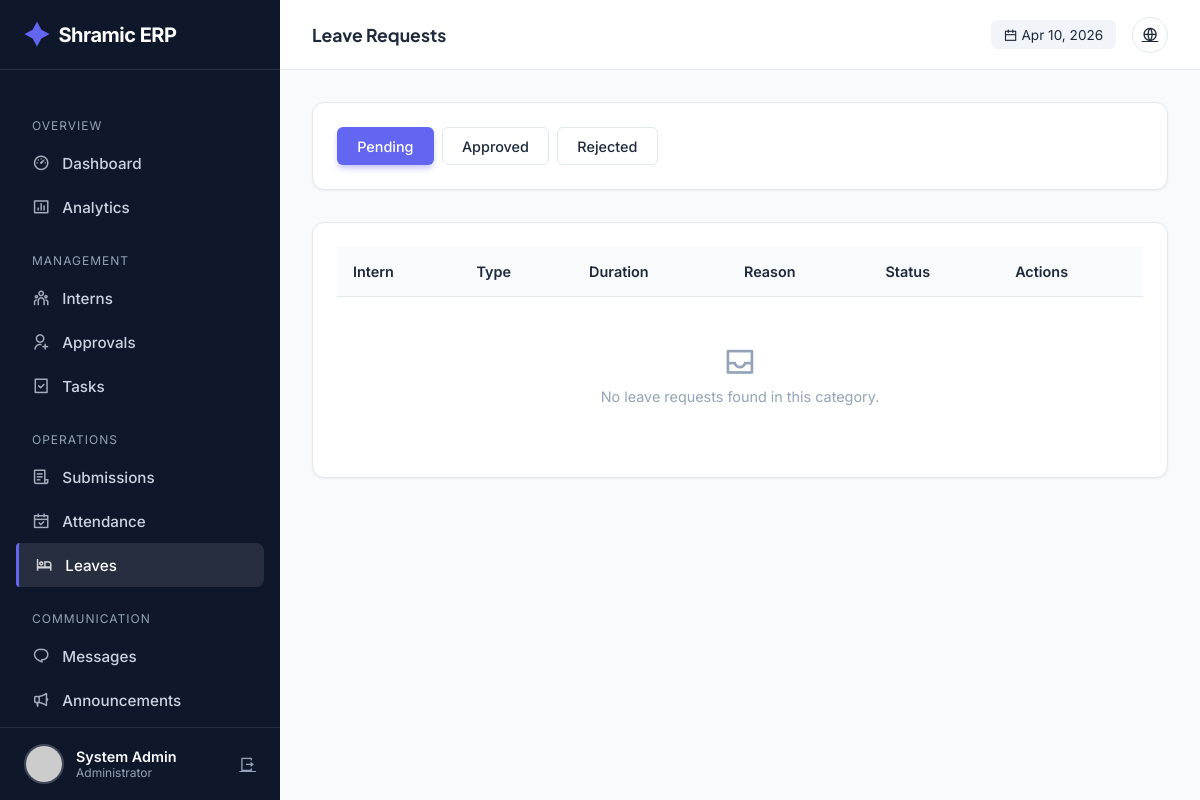
/admin/leaves (signed in), run on an earlier commit of the app's database.
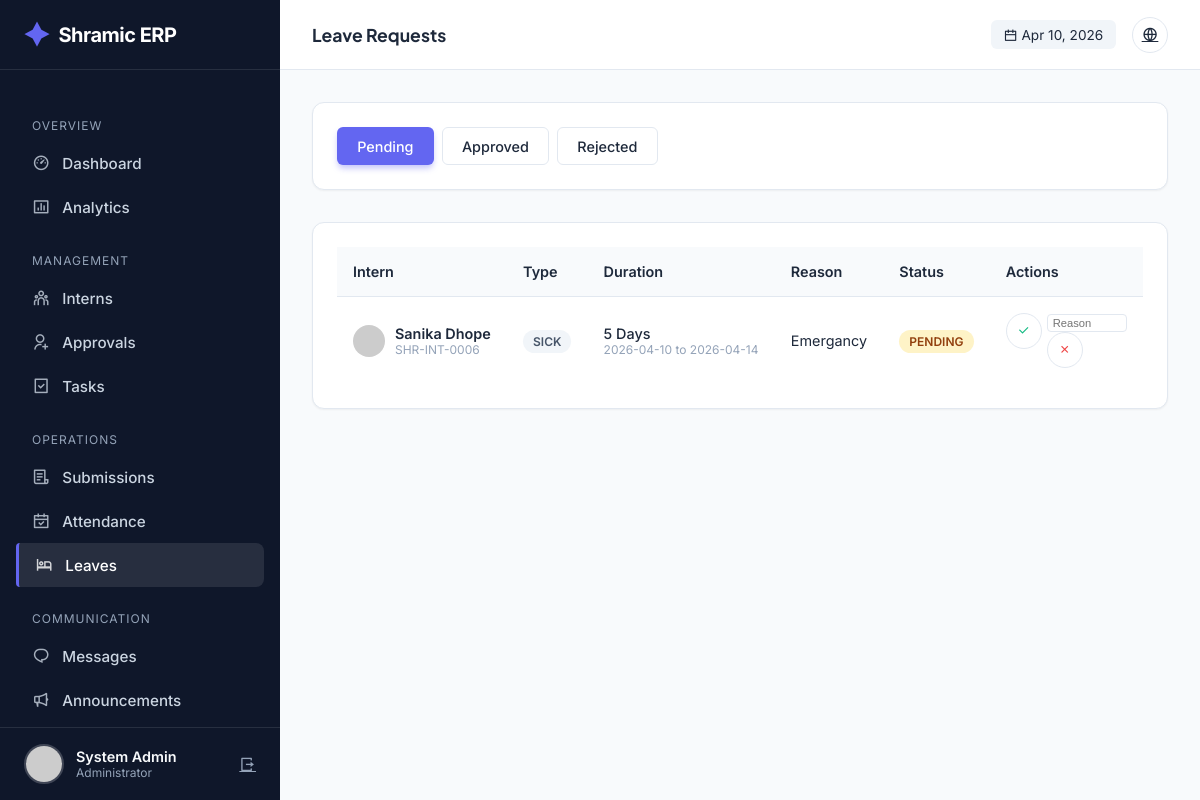
And on a later commit of the database.
### tables this page shows
CREATE TABLE leave_requests (
            id INTEGER PRIMARY KEY AUTOINCREMENT,
            user_id INTEGER,
            leave_type TEXT,
            start_date DATE NOT NULL,
            end_date DATE NOT NULL,
            total_days INTEGER,
            reason TEXT NOT NULL,
            status TEXT DEFAULT 'PENDING',
            reviewed_by INTEGER,
            reviewed_at TIMESTAMP,
            admin_comment TEXT,
            created_at TIMESTAMP DEFAULT CURRENT_TIMESTAMP,
            FOREIGN KEY (user_id) REFERENCES users(id),
            FOREIGN KEY (reviewed_by) REFERENCES users(id)
        );

CREATE TABLE users (
            id INTEGER PRIMARY KEY AUTOINCREMENT,
            intern_id TEXT UNIQUE,
            usn TEXT UNIQUE NOT NULL,
            full_name TEXT NOT NULL,
            phone TEXT NOT NULL,
            email TEXT UNIQUE NOT NULL,
            password_hash TEXT NOT NULL,
            role TEXT NOT NULL,
            photo_url TEXT,
            status TEXT DEFAULT 'PENDING',
            is_admin BOOLEAN DEFAULT 0,
            department TEXT,
            join_date DATE,
            emergency_contact TEXT,
            address TEXT,
            last_login TIMESTAMP,
            login_count INTEGER DEFAULT 0,
            created_at TIMESTAMP DEFAULT CURRENT_TIMESTAMP,
            updated_at TIMESTAMP DEFAULT CURRENT_TIMESTAMP
        );

### app.py (the view)
@app.route('/admin/leaves')
@login_required
@admin_required
def admin_leaves():
    conn = get_db_connection()
    cur = conn.cursor()
    status_filter = request.args.get('status', 'PENDING')
    cur.execute("""
        SELECT l.*, u.intern_id, u.full_name, u.role, u.photo_url
        FROM leave_requests l
        JOIN users u ON l.user_id = u.id
        WHERE l.status = ?
        ORDER BY l.created_at DESC
    """, (status_filter,))
    leave_requests = cur.fetchall()
    conn.close()
    return render_template('admin/leaves.html',
                         leave_requests=leave_requests,
                         current_status=status_filter)

### app.py (called while the page is built)
@app.before_request
def make_session_permanent():
    session.permanent = True
    app.permanent_session_lifetime = timedelta(days=365)
    if current_user.is_authenticated:
        try:
            conn = get_db_connection()
            cur = conn.cursor()
            current_timestamp = format_datetime(get_current_datetime())
            cur.execute("UPDATE users SET updated_at = ? WHERE id = ?",
                       (current_timestamp, current_user.id))
            conn.commit()
            conn.close()
        except:
            pass

def get_db_connection():
    conn = sqlite3.connect(DATABASE)
    conn.row_factory = sqlite3.Row
    return conn

def get_current_datetime():
    return datetime.now(TIMEZONE)

def format_datetime(dt, format_str='%Y-%m-%d %H:%M:%S'):
    if dt is None: return None
    if isinstance(dt, str): return dt
    return dt.strftime(format_str)

@login_manager.user_loader
def load_user(user_id):
    conn = get_db_connection()
    cur = conn.cursor()
    cur.execute("SELECT * FROM users WHERE id = ?", (user_id,))
    user_data = cur.fetchone()
    conn.close()
    return User(dict(user_data)) if user_data else None

### templates/admin/leaves.html (shortened to what the changed rows need)
{% extends "admin/base.html" %} {% block title %}Leave Management{% endblock %}
{% block page_title %}Leave Requests{% endblock %} {% block content %}
<div class="card">
  <div class="table-container">
    <table>
      <thead>
        <tr>
          <th>Intern</th>
          <th>Type</th>
          <th>Duration</th>
          <th>Reason</th>
          <th>Status</th>
          <th>Actions</th>
        </tr>
      </thead>
      <tbody>
        {% for leave in leave_requests %}
        <tr>
          <td>
            <div style="display: flex; align-items: center; gap: 10px">
              <img
                src="{{ url_for('static', filename='uploads/profiles/' + leave.photo_url) if leave.photo_url else 'https://ui-avatars.com/api/?name=' + leave.full_name }}"
                style="width: 32px; height: 32px; border-radius: 50%"
              />
              <div>
                <div style="font-weight: 600">{{ leave.full_name }}</div>
                <div style="font-size: 0.75rem; color: var(--text-light)">
                  {{ leave.intern_id }}
                </div>
              </div>
            </div>
          </td>
          <td>
            <span class="badge badge-neutral">{{ leave.leave_type }}</span>
          </td>
          <td>
            <div style="font-weight: 500">{{ leave.total_days }} Days</div>
            <div style="font-size: 0.75rem; color: var(--text-light)">
              {{ leave.start_date }} to {{ leave.end_date }}
            </div>
          </td>
          <td
            style="
              max-width: 200px;
              white-space: nowrap;
              overflow: hidden;
              text-overflow: ellipsis;
            "
            title="{{ leave.reason }}"
          >
            {{ leave.reason }}
          </td>
          <td>
            <span
              class="badge {% if leave.status == 'PENDING' %}badge-warning{% elif leave.status == 'APPROVED' %}badge-success{% else %}badge-danger{% endif %}"
            >
              {{ leave.status }}
            </span>
          </td>
          <td>
            {% if leave.status == 'PENDING' %}
            <div style="display: flex; gap: 5px">
              <form
                action="{{ url_for('approve_leave', leave_id=leave.id) }}"
                method="POST"
                style="display: inline"
              >
                <button
                  type="submit"
                  class="btn-icon"
                  style="color: var(--success)"
                  title="Approve"
                >
                  <i class="ri-check-line"></i>
                </button>
              </form>
              <form
                action="{{ url_for('reject_leave', leave_id=leave.id) }}"
                method="POST"
                style="display: inline"
              >
                <input
                  type="text"
                  name="admin_comment"
                  placeholder="Reason"
                  required
                  style="
                    padding: 2px 5px;
                    font-size: 0.7rem;
                    width: 80px;
                    border: 1px solid var(--border);
                    border-radius: 4px;
                  "
                />
                <button
                  type="submit"
                  class="btn-icon"
                  style="color: var(--danger)"
                  title="Reject"
                >
                  <i class="ri-close-line"></i>
                </button>
              </form>
            </div>
            {% else %}
            <span style="font-size: 0.8rem; color: var(--text-light)"
              >Reviewed</span
            >
            {% endif %}
          </td>
        </tr>
        {% else %}
        <tr>
          <td
            colspan="6"
            style="text-align: center; padding: 3rem; color: var(--text-light)"
          >
            <i
              class="ri-inbox-line"
              style="font-size: 2rem; display: block; margin-bottom: 0.5rem"
            ></i>
            No leave requests found in this category.
          </td>
        </tr>
        {% endfor %}
      </tbody>
    </table>
  </div>
</div>
{% endblock %}

What changed in the data, as far as the page shows it:
added leave_requests: full_name "Sanika Dhope", intern_id "SHR-INT-0006", leave_type "SICK", total_days "5", start_date "2026-04-10", end_date "2026-04-14", reason "Emergancy", status "PENDING"
Also different on the page:
text no longer shown: "No leave requests found in this category."
